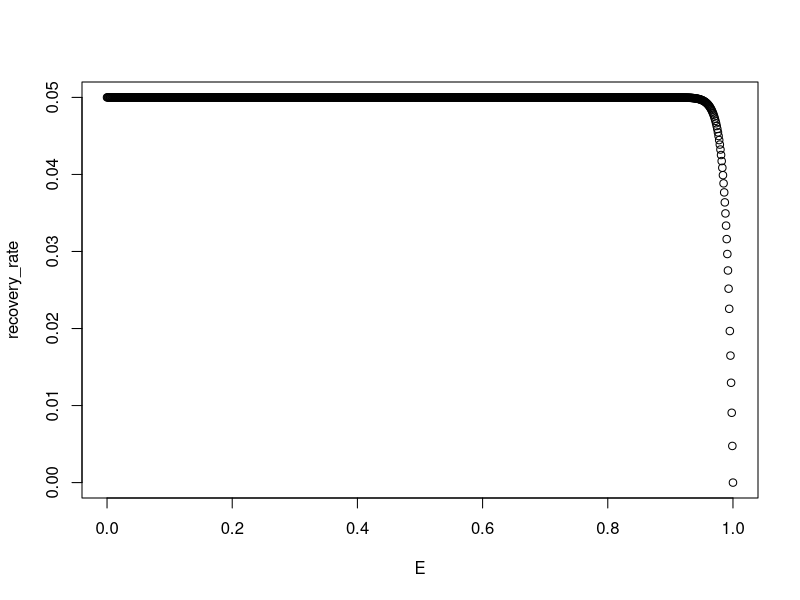

Here is the R script that generated this plot:
k = 100
epith_recovery_chance = 0.05
E_max = 1
E = seq(0,1,0.001)
recovery_rate = epith_recovery_chance*(1-(exp(k*(E-E_max))))

# recovery_rate = epith_recovery_chance / (1e-6 + exp(k*(E-E_max)))
plot(E, recovery_rate)
